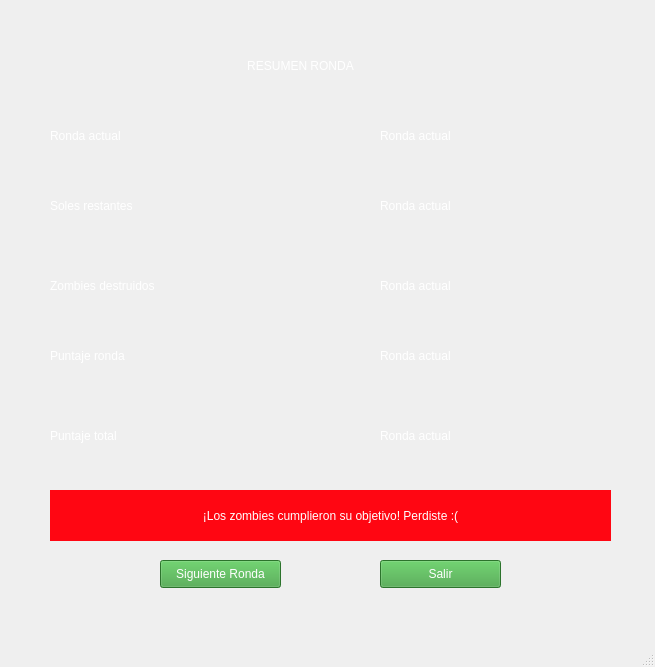
<?xml version="1.0" encoding="UTF-8"?>
<ui version="4.0">
 <class>MainWindow</class>
 <widget class="QMainWindow" name="MainWindow">
  <property name="geometry">
   <rect>
    <x>0</x>
    <y>0</y>
    <width>655</width>
    <height>667</height>
   </rect>
  </property>
  <property name="windowTitle">
   <string>MainWindow</string>
  </property>
  <widget class="QWidget" name="centralwidget">
   <widget class="QLabel" name="label">
    <property name="geometry">
     <rect>
      <x>-6</x>
      <y>-5</y>
      <width>681</width>
      <height>651</height>
     </rect>
    </property>
    <property name="text">
     <string/>
    </property>
    <property name="pixmap">
     <pixmap>sprites/Fondos/fondoMenu.png</pixmap>
    </property>
    <property name="scaledContents">
     <bool>true</bool>
    </property>
   </widget>
   <widget class="QLabel" name="label_2">
    <property name="geometry">
     <rect>
      <x>70</x>
      <y>45</y>
      <width>461</width>
      <height>41</height>
     </rect>
    </property>
    <property name="styleSheet">
     <string notr="true">color: rgb(255, 255, 255);
font: 20pt &quot;MS Shell Dlg 2&quot;;</string>
    </property>
    <property name="text">
     <string>RESUMEN RONDA</string>
    </property>
    <property name="alignment">
     <set>Qt::AlignCenter</set>
    </property>
   </widget>
   <widget class="QLabel" name="label_3">
    <property name="geometry">
     <rect>
      <x>510</x>
      <y>30</y>
      <width>71</width>
      <height>61</height>
     </rect>
    </property>
    <property name="text">
     <string/>
    </property>
    <property name="pixmap">
     <pixmap>sprites/Elementos de juego/sol.png</pixmap>
    </property>
    <property name="scaledContents">
     <bool>true</bool>
    </property>
   </widget>
   <widget class="QLabel" name="label_4">
    <property name="geometry">
     <rect>
      <x>50</x>
      <y>110</y>
      <width>231</width>
      <height>51</height>
     </rect>
    </property>
    <property name="styleSheet">
     <string notr="true">
color: rgb(255, 255, 255);
font: 14pt &quot;MS Shell Dlg 2&quot;;</string>
    </property>
    <property name="text">
     <string>Ronda actual</string>
    </property>
   </widget>
   <widget class="QLabel" name="label_5">
    <property name="geometry">
     <rect>
      <x>50</x>
      <y>180</y>
      <width>231</width>
      <height>51</height>
     </rect>
    </property>
    <property name="styleSheet">
     <string notr="true">
color: rgb(255, 255, 255);
font: 14pt &quot;MS Shell Dlg 2&quot;;</string>
    </property>
    <property name="text">
     <string>Soles restantes</string>
    </property>
   </widget>
   <widget class="QLabel" name="label_6">
    <property name="geometry">
     <rect>
      <x>50</x>
      <y>260</y>
      <width>231</width>
      <height>51</height>
     </rect>
    </property>
    <property name="styleSheet">
     <string notr="true">
color: rgb(255, 255, 255);
font: 14pt &quot;MS Shell Dlg 2&quot;;</string>
    </property>
    <property name="text">
     <string>Zombies destruidos</string>
    </property>
   </widget>
   <widget class="QLabel" name="label_7">
    <property name="geometry">
     <rect>
      <x>50</x>
      <y>330</y>
      <width>231</width>
      <height>51</height>
     </rect>
    </property>
    <property name="styleSheet">
     <string notr="true">
color: rgb(255, 255, 255);
font: 14pt &quot;MS Shell Dlg 2&quot;;</string>
    </property>
    <property name="text">
     <string>Puntaje ronda</string>
    </property>
   </widget>
   <widget class="QLabel" name="label_8">
    <property name="geometry">
     <rect>
      <x>50</x>
      <y>410</y>
      <width>231</width>
      <height>51</height>
     </rect>
    </property>
    <property name="styleSheet">
     <string notr="true">
color: rgb(255, 255, 255);
font: 14pt &quot;MS Shell Dlg 2&quot;;</string>
    </property>
    <property name="text">
     <string>Puntaje total</string>
    </property>
   </widget>
   <widget class="QLabel" name="label_ronda">
    <property name="geometry">
     <rect>
      <x>380</x>
      <y>110</y>
      <width>231</width>
      <height>51</height>
     </rect>
    </property>
    <property name="styleSheet">
     <string notr="true">
color: rgb(255, 255, 255);
font: 14pt &quot;MS Shell Dlg 2&quot;;</string>
    </property>
    <property name="text">
     <string>Ronda actual</string>
    </property>
   </widget>
   <widget class="QLabel" name="label_soles">
    <property name="geometry">
     <rect>
      <x>380</x>
      <y>180</y>
      <width>231</width>
      <height>51</height>
     </rect>
    </property>
    <property name="styleSheet">
     <string notr="true">
color: rgb(255, 255, 255);
font: 14pt &quot;MS Shell Dlg 2&quot;;</string>
    </property>
    <property name="text">
     <string>Ronda actual</string>
    </property>
   </widget>
   <widget class="QLabel" name="label_zombies">
    <property name="geometry">
     <rect>
      <x>380</x>
      <y>260</y>
      <width>231</width>
      <height>51</height>
     </rect>
    </property>
    <property name="styleSheet">
     <string notr="true">
color: rgb(255, 255, 255);
font: 14pt &quot;MS Shell Dlg 2&quot;;</string>
    </property>
    <property name="text">
     <string>Ronda actual</string>
    </property>
   </widget>
   <widget class="QLabel" name="label_ptje_ronda">
    <property name="geometry">
     <rect>
      <x>380</x>
      <y>330</y>
      <width>231</width>
      <height>51</height>
     </rect>
    </property>
    <property name="styleSheet">
     <string notr="true">
color: rgb(255, 255, 255);
font: 14pt &quot;MS Shell Dlg 2&quot;;</string>
    </property>
    <property name="text">
     <string>Ronda actual</string>
    </property>
   </widget>
   <widget class="QLabel" name="label_ptje_total">
    <property name="geometry">
     <rect>
      <x>380</x>
      <y>410</y>
      <width>231</width>
      <height>51</height>
     </rect>
    </property>
    <property name="styleSheet">
     <string notr="true">
color: rgb(255, 255, 255);
font: 14pt &quot;MS Shell Dlg 2&quot;;</string>
    </property>
    <property name="text">
     <string>Ronda actual</string>
    </property>
   </widget>
   <widget class="QLabel" name="label_gano">
    <property name="geometry">
     <rect>
      <x>50</x>
      <y>490</y>
      <width>561</width>
      <height>51</height>
     </rect>
    </property>
    <property name="styleSheet">
     <string notr="true">background-color: rgb(62, 255, 94);
color: rgb(255, 255, 255);
font: 14pt &quot;MS Shell Dlg 2&quot;;</string>
    </property>
    <property name="text">
     <string>¡Puedes combatir en la siguiente oleada!</string>
    </property>
    <property name="alignment">
     <set>Qt::AlignCenter</set>
    </property>
   </widget>
   <widget class="QLabel" name="label_perdio">
    <property name="geometry">
     <rect>
      <x>50</x>
      <y>490</y>
      <width>561</width>
      <height>51</height>
     </rect>
    </property>
    <property name="styleSheet">
     <string notr="true">background-color: rgb(255, 6, 18);
color: rgb(255, 255, 255);
font: 14pt &quot;MS Shell Dlg 2&quot;;</string>
    </property>
    <property name="text">
     <string>¡Los zombies cumplieron su objetivo! Perdiste :(</string>
    </property>
    <property name="alignment">
     <set>Qt::AlignCenter</set>
    </property>
   </widget>
   <widget class="QPushButton" name="boton_ronda">
    <property name="geometry">
     <rect>
      <x>160</x>
      <y>560</y>
      <width>121</width>
      <height>28</height>
     </rect>
    </property>
    <property name="styleSheet">
     <string notr="true">background-color: rgb(62, 161, 62);
color: rgb(255, 255, 255);
border-bottom-color: rgb(75, 112, 80);</string>
    </property>
    <property name="text">
     <string>Siguiente Ronda</string>
    </property>
   </widget>
   <widget class="QPushButton" name="boton_salir">
    <property name="geometry">
     <rect>
      <x>380</x>
      <y>560</y>
      <width>121</width>
      <height>28</height>
     </rect>
    </property>
    <property name="styleSheet">
     <string notr="true">background-color: rgb(62, 161, 62);
color: rgb(255, 255, 255);
border-bottom-color: rgb(75, 112, 80);</string>
    </property>
    <property name="text">
     <string>Salir</string>
    </property>
   </widget>
  </widget>
  <widget class="QStatusBar" name="statusbar"/>
 </widget>
 <resources/>
 <connections/>
</ui>
